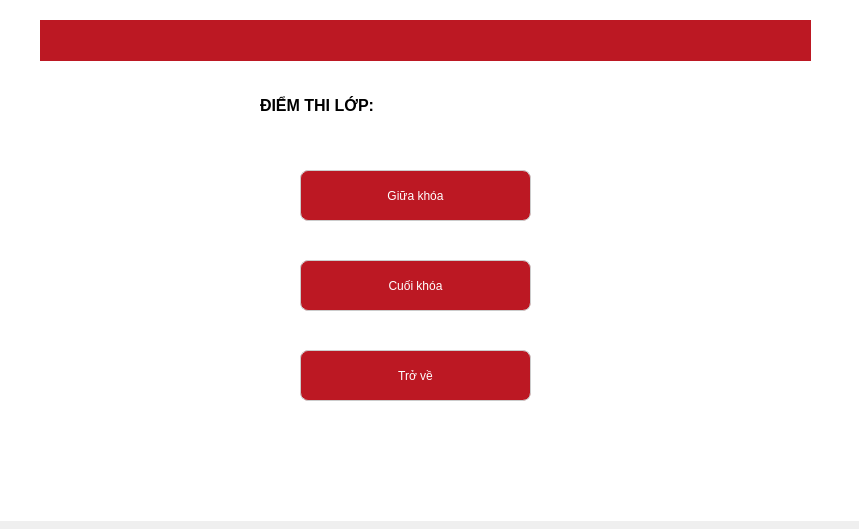
<?xml version="1.0" encoding="UTF-8"?>
<ui version="4.0">
 <class>Dialog</class>
 <widget class="QDialog" name="Dialog">
  <property name="geometry">
   <rect>
    <x>0</x>
    <y>0</y>
    <width>859</width>
    <height>529</height>
   </rect>
  </property>
  <property name="windowTitle">
   <string>Dialog</string>
  </property>
  <property name="pixmao" stdset="0">
   <string notr="true"/>
  </property>
  <widget class="QFrame" name="frame">
   <property name="geometry">
    <rect>
     <x>0</x>
     <y>0</y>
     <width>861</width>
     <height>521</height>
    </rect>
   </property>
   <property name="styleSheet">
    <string notr="true">background-color: rgb(255, 255, 255)</string>
   </property>
   <widget class="QPushButton" name="trove1">
    <property name="geometry">
     <rect>
      <x>300</x>
      <y>350</y>
      <width>231</width>
      <height>51</height>
     </rect>
    </property>
    <property name="styleSheet">
     <string notr="true">QPushButton {
    /* Font Segoe UI, cỡ chữ 10pt, độ đậm 700 (Bold) */
    font: 700 10pt &quot;Segoe UI&quot;; 
    color: white;
    background-color: #bc1823;
    border-radius: 8px; /* Bo góc 8px theo yêu cầu của bạn */
    padding: 12px;      /* Padding 12px theo yêu cầu của bạn */
    border: 1px solid #ccc;
    text-transform: uppercase; /* In hoa toàn bộ chữ để trông quyền lực hơn (tùy chọn) */
}

QPushButton:hover {
    background-color: #ffecee;
    color: #bc1823; /* Chữ đỏ đậm trên nền hồng nhạt sẽ đẹp hơn đen */
    border: 2px solid #df9da2;
}</string>
    </property>
    <property name="text">
     <string>Trở về</string>
    </property>
   </widget>
   <widget class="QPushButton" name="giuakhoa">
    <property name="geometry">
     <rect>
      <x>300</x>
      <y>170</y>
      <width>231</width>
      <height>51</height>
     </rect>
    </property>
    <property name="styleSheet">
     <string notr="true">QPushButton {
    /* Font Segoe UI, cỡ chữ 10pt, độ đậm 700 (Bold) */
    font: 700 10pt &quot;Segoe UI&quot;; 
    color: white;
    background-color: #bc1823;
    border-radius: 8px; /* Bo góc 8px theo yêu cầu của bạn */
    padding: 12px;      /* Padding 12px theo yêu cầu của bạn */
    border: 1px solid #ccc;
    text-transform: uppercase; /* In hoa toàn bộ chữ để trông quyền lực hơn (tùy chọn) */
}

QPushButton:hover {
    background-color: #ffecee;
    color: #bc1823; /* Chữ đỏ đậm trên nền hồng nhạt sẽ đẹp hơn đen */
    border: 2px solid #df9da2;
}</string>
    </property>
    <property name="text">
     <string>Giữa khóa</string>
    </property>
   </widget>
   <widget class="QPushButton" name="cuoikhoa">
    <property name="geometry">
     <rect>
      <x>300</x>
      <y>260</y>
      <width>231</width>
      <height>51</height>
     </rect>
    </property>
    <property name="styleSheet">
     <string notr="true">QPushButton {
    /* Font Segoe UI, cỡ chữ 10pt, độ đậm 700 (Bold) */
    font: 700 10pt &quot;Segoe UI&quot;; 
    color: white;
    background-color: #bc1823;
    border-radius: 8px; /* Bo góc 8px theo yêu cầu của bạn */
    padding: 12px;      /* Padding 12px theo yêu cầu của bạn */
    border: 1px solid #ccc;
    text-transform: uppercase; /* In hoa toàn bộ chữ để trông quyền lực hơn (tùy chọn) */
}

QPushButton:hover {
    background-color: #ffecee;
    color: #bc1823; /* Chữ đỏ đậm trên nền hồng nhạt sẽ đẹp hơn đen */
    border: 2px solid #df9da2;
}</string>
    </property>
    <property name="text">
     <string>Cuối khóa</string>
    </property>
   </widget>
   <widget class="QLabel" name="label">
    <property name="geometry">
     <rect>
      <x>40</x>
      <y>20</y>
      <width>771</width>
      <height>41</height>
     </rect>
    </property>
    <property name="styleSheet">
     <string notr="true">QLabel {
	font: 75 14pt &quot;MS Shell Dlg 2&quot;;
	
    background-color: #BC1823;
	
    color: white;
    padding: 5px;
}
</string>
    </property>
    <property name="text">
     <string/>
    </property>
   </widget>
   <widget class="QLabel" name="label_3">
    <property name="geometry">
     <rect>
      <x>630</x>
      <y>300</y>
      <width>151</width>
      <height>131</height>
     </rect>
    </property>
    <property name="text">
     <string/>
    </property>
    <property name="pixmap">
     <pixmap>chonkythiframe.png</pixmap>
    </property>
    <property name="scaledContents">
     <bool>true</bool>
    </property>
   </widget>
   <widget class="QLabel" name="label_4">
    <property name="geometry">
     <rect>
      <x>260</x>
      <y>90</y>
      <width>171</width>
      <height>31</height>
     </rect>
    </property>
    <property name="font">
     <font>
      <pointsize>12</pointsize>
      <weight>75</weight>
      <bold>true</bold>
     </font>
    </property>
    <property name="text">
     <string>ĐIỂM THI LỚP: </string>
    </property>
   </widget>
   <widget class="QLabel" name="Malop1">
    <property name="geometry">
     <rect>
      <x>430</x>
      <y>90</y>
      <width>81</width>
      <height>31</height>
     </rect>
    </property>
    <property name="font">
     <font>
      <pointsize>12</pointsize>
      <weight>75</weight>
      <bold>true</bold>
     </font>
    </property>
    <property name="text">
     <string/>
    </property>
   </widget>
   <zorder>label</zorder>
   <zorder>trove1</zorder>
   <zorder>giuakhoa</zorder>
   <zorder>cuoikhoa</zorder>
   <zorder>label_3</zorder>
   <zorder>label_4</zorder>
   <zorder>Malop1</zorder>
  </widget>
 </widget>
 <resources/>
 <connections/>
</ui>
